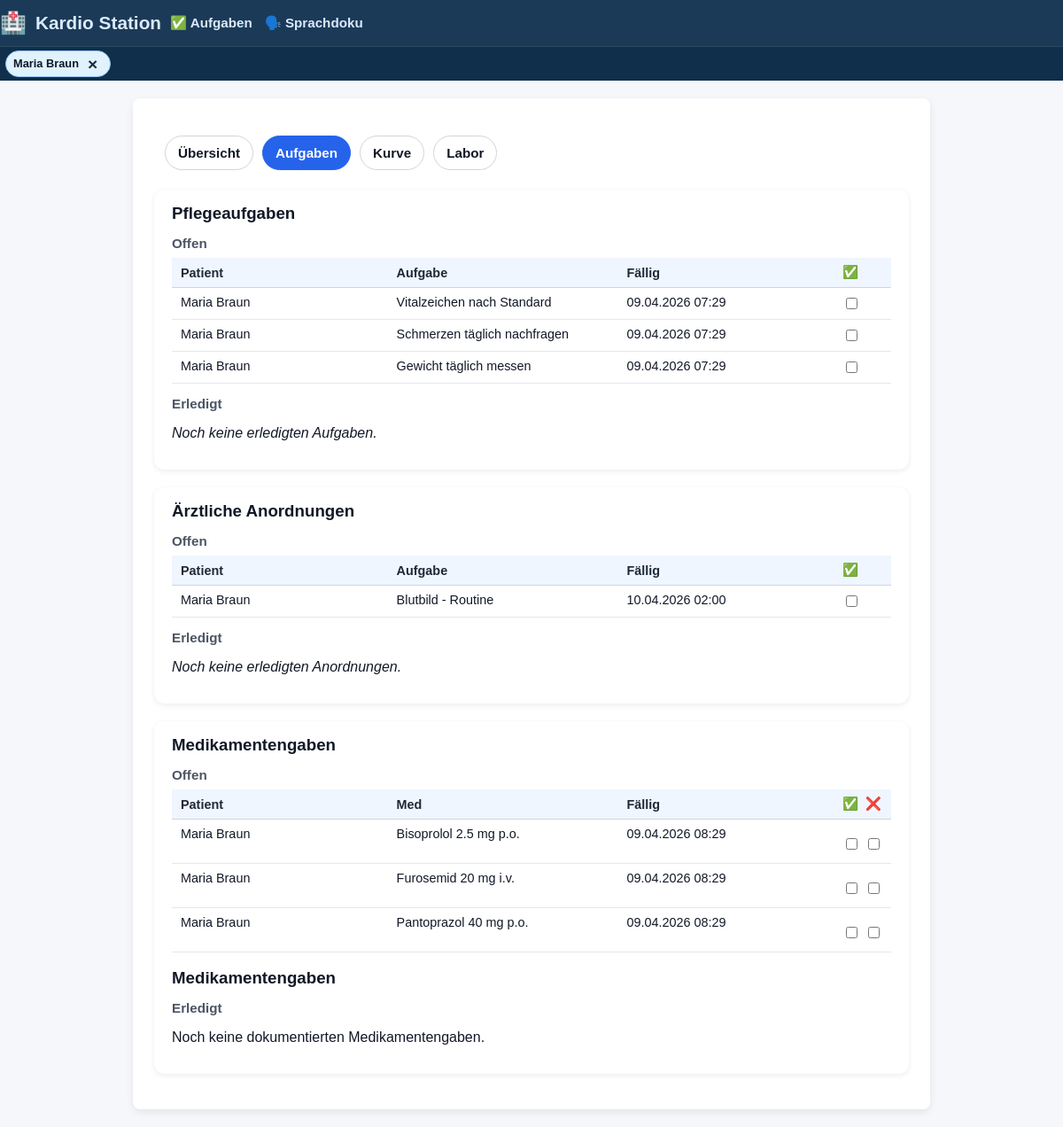
Page /tasks?patient_id=1 on the earlier database version.
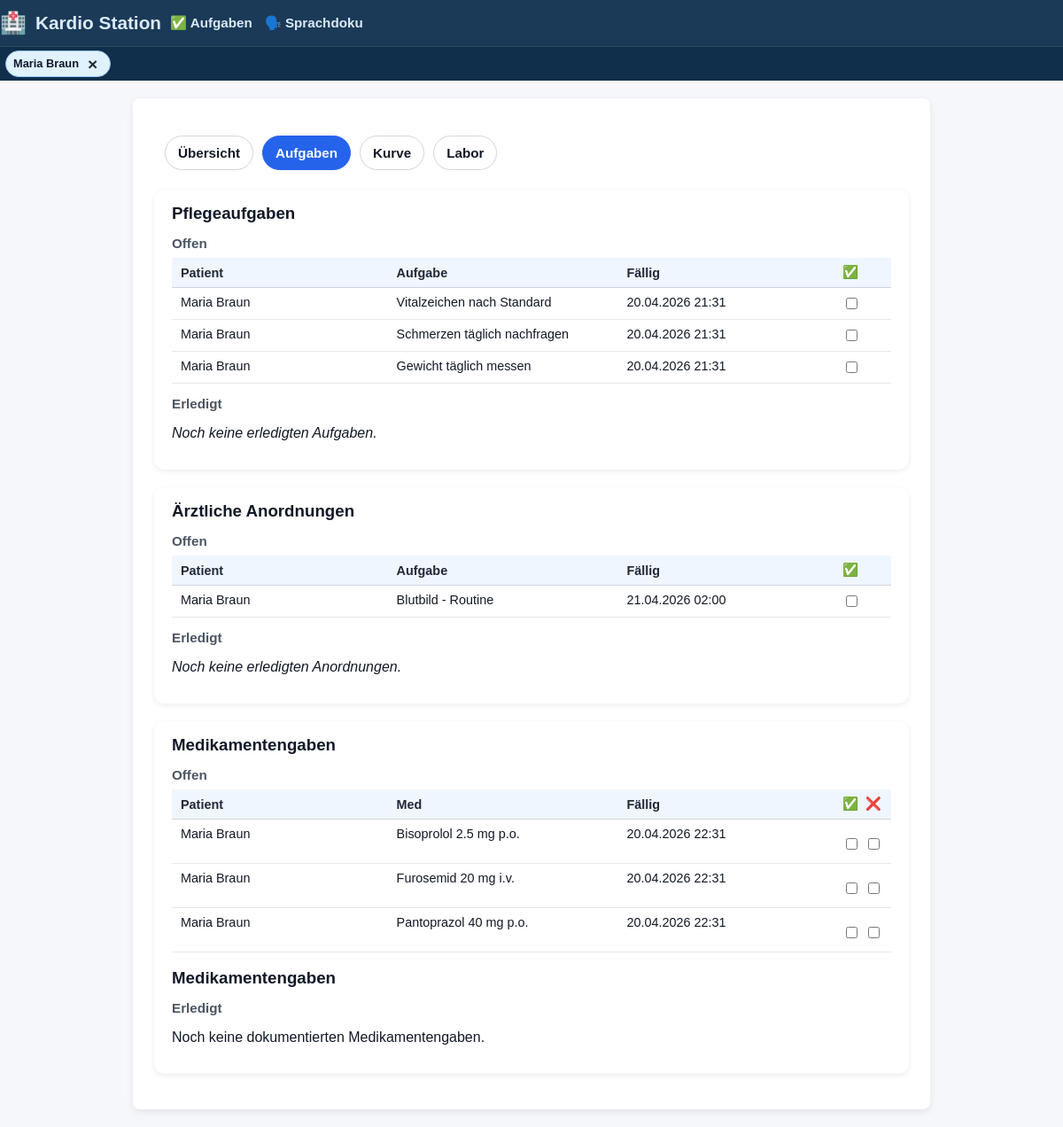
Same page on the later database version.
### tables this page shows
CREATE TABLE ai_tasks (
    id INTEGER PRIMARY KEY AUTOINCREMENT,
    patient_id INTEGER NOT NULL,
    description TEXT NOT NULL,
    due_time TEXT,
    completed INTEGER DEFAULT 0,
    FOREIGN KEY (patient_id) REFERENCES patients(id)
);

CREATE TABLE orders (
    id INTEGER PRIMARY KEY AUTOINCREMENT,
    patient_id INTEGER NOT NULL,
    description TEXT NOT NULL,
    due_date TEXT,
    due_time TEXT,
    status TEXT,
    ordered_by TEXT,
    type TEXT,
    completed INTEGER DEFAULT 0,
    FOREIGN KEY (patient_id) REFERENCES patients(id)
);

CREATE TABLE medications (
    id INTEGER PRIMARY KEY AUTOINCREMENT,
    patient_id INTEGER NOT NULL,
    name TEXT NOT NULL,
    dose TEXT,
    route TEXT,
    schedule TEXT,
    next_due TEXT,
    due_time TEXT,
    completed INTEGER DEFAULT 0,
    given INTEGER DEFAULT 0,
    not_given INTEGER DEFAULT 0,
    last_given_by TEXT,
    last_given_at TEXT,
    FOREIGN KEY (patient_id) REFERENCES patients(id)
);

CREATE TABLE patients (
    id INTEGER PRIMARY KEY AUTOINCREMENT,
    patient_identifier TEXT NOT NULL,
    name TEXT NOT NULL,
    gender TEXT,
    dob TEXT,
    room TEXT,
    diagnosis TEXT,
    bezugspflege_id INTEGER,
    allergies TEXT,
    code_status TEXT,
    admission_date TEXT,
    expected_discharge TEXT,
    primary_doctor TEXT,
    photo_filename TEXT,
    FOREIGN KEY (bezugspflege_id) REFERENCES nurses(id)
);

### app.py (the view, shortened to what this page needs)
@app.route("/tasks")
def tasks_view():
    patient_id = request.args.get("patient_id", type=int)
    conn = get_connection()
    cur = conn.cursor()
    if patient_id:
        cur.execute("""
            SELECT id, name, patient_identifier
            FROM patients
            WHERE id = ?;
        """, (patient_id,))
        patients = cur.fetchall()
        viewing_all_patients = False
        selected_patient = patients[0] if patients else None
    if patient_id:
        cur.execute("SELECT * FROM patients WHERE id = ?;", (patient_id,))
        patient = cur.fetchone()
    if patient_id:
        cur.execute("""
            SELECT
                t.id,
                t.patient_id,
                t.description,
                t.due_time,
                t.completed,
                p.name AS patient_name,
                p.patient_identifier AS patient_identifier
            FROM ai_tasks t
            JOIN patients p ON p.id = t.patient_id
            WHERE t.patient_id = ?
            ORDER BY datetime(t.due_time);
        """, (patient_id,))
    ai_tasks = cur.fetchall()
    ai_tasks_open = [t for t in ai_tasks if not t["completed"]]
    ai_tasks_done = [t for t in ai_tasks if t["completed"]]
    if patient_id:
        cur.execute("""
            SELECT o.*, p.name AS patient_name, p.patient_identifier
            FROM orders o
            JOIN patients p ON p.id = o.patient_id
            WHERE o.patient_id = ?
            ORDER BY o.due_date;
        """, (patient_id,))
    orders = cur.fetchall()
    orders_open = [o for o in orders if (o["status"] or "").lower() != "erledigt"]
    orders_done = [o for o in orders if (o["status"] or "").lower() == "erledigt"]
    try:
        cur.execute("ALTER TABLE medications ADD COLUMN given INTEGER DEFAULT 0;"
                    "ALTER TABLE medications ADD COLUMN not_given INTEGER DEFAULT 0;"
                    )
        conn.commit()
    except sqlite3.OperationalError:
        pass
    if patient_id:
        cur.execute("""
            SELECT m.*, p.name AS patient_name, p.patient_identifier
            FROM medications m
            JOIN patients p ON p.id = m.patient_id
            WHERE m.patient_id = ?
            ORDER BY m.next_due;
        """, (patient_id,))
    meds = cur.fetchall()
    meds_open = [m for m in meds if not (m["given"] or 0) and not (m["not_given"] or 0)]
    meds_done = [m for m in meds if (m["given"] or 0) or (m["not_given"] or 0)]
    cur.execute("""
        SELECT
            ma.given_at,
            n.name AS nurse_name,
            m.name AS med_name,
            m.dose
        FROM med_administrations ma
        JOIN medications m ON m.id = ma.med_id
        LEFT JOIN nurses n ON n.id = ma.nurse_id
        WHERE ma.patient_id = ?
        ORDER BY datetime(ma.given_at) DESC
        LIMIT 20;
    """, (patient_id or 0,))
    med_history = cur.fetchall()
    cur.execute("""
               SELECT alert, severity, created_at
               FROM ai_alerts
               WHERE patient_id = ?
               ORDER BY datetime(created_at) DESC, id DESC;
           """, (patient_id,))
    alerts = cur.fetchall()
    if selected_patient:
        add_patient_tab(selected_patient["id"], selected_patient["name"],
                        url_for("tasks_view", patient_id=selected_patient["id"]))
        set_active_patient(selected_patient["id"])
    current_nurse = get_current_nurse(conn)
    conn.close()
    conn.close()
    return render_template(
        "tasks.html",
        alerts=alerts,
        current_nurse=current_nurse,
        patients=patients,
        viewing_all_patients=viewing_all_patients,
        selected_patient=selected_patient,
        patient=patient,  # <-- add this
        active_tab="tasks",
        ai_tasks_open=ai_tasks_open,
        ai_tasks_done=ai_tasks_done,
        orders_open=orders_open,
        orders_done=orders_done,
        meds_open=meds_open,
        meds_done=meds_done,
        med_history=med_history
    )

### app.py (called while the page is built, shortened)
def get_connection():
    conn = sqlite3.connect(DB_PATH)
    conn.row_factory = sqlite3.Row
    return conn

def get_current_nurse(conn=None):
    nurse_id = session.get("current_nurse_id")
    if not nurse_id:
        return None

def add_patient_tab(patient_id: int, patient_name: str, url: str):
    tabs = session.get("patient_tabs", [])
    tabs = [t for t in tabs if t.get("patient_id") != patient_id]
    tabs.append({
        "patient_id": patient_id,
        "name": patient_name,
        "url": url,   # where to go back to (last place)
    })
    tabs = tabs[-5:]
    session["patient_tabs"] = tabs

def set_active_patient(patient_id: int):
    session["active_patient_id"] = patient_id

@app.template_filter("format_dt")
def format_dt(value):
    if not value:
        return "–"
    try:
        dt = datetime.fromisoformat(value)
        return dt.astimezone(LOCAL_TZ).strftime("%d.%m.%Y %H:%M")
    except:
        return value

### templates/tasks.html (shortened to what the changed rows need)
<!DOCTYPE html>
<html lang="de">
<head>
    <link rel="stylesheet" href="{{ url_for('static', filename='styles.css') }}">
</head>
<body>
{% extends "base.html" %}
{% block content %}
    <section class="section-card">
        {% if ai_tasks_open %}
            <div class="table-wrapper">
                <table class="data-table">
                    <thead>
                        <tr>
                            <th>Patient</th>
                            <th>Aufgabe</th>
                            <th>Fällig</th>
                            <th>✅</th>
                        </tr>
                    </thead>
                    <tbody>
                        {% for t in ai_tasks_open %}
                        <tr>
                            <td>{{ t.patient_name }}</td>
                            <td>{{ t.description }}</td>
                            <td>{{ t.due_time | format_dt or "Nächste Schicht" }}</td>
                            <td>
                                <form method="POST" action="{{ url_for('toggle_task', task_id=t.id, task_type='ai') }}">
                                    <input type="checkbox" name="done" onchange="this.form.submit()">
                                </form>
                            </td>
                        </tr>
                        {% endfor %}
                    </tbody>
                </table>
            </div>
        {% else %}
            <p><em>Keine offenen Aufgaben.</em></p>
        {% endif %}
    </section>
    <section class="section-card">
        {% if orders_open %}
            <div class="table-wrapper">
                <table class="data-table">
                    <thead>
                        <tr>
                            <th>Patient</th>
                            <th>Aufgabe</th>
                            <th>Fällig</th>
                            <th>✅</th>
                        </tr>
                    </thead>
                    <tbody>
                        {% for o in orders_open %}
                        <tr>
                            <td>{{ o["patient_name"] }}</td>
                            <td>{{ o["description"] }}</td>
                            <td>{{ o["due_date"]| format_dt or "—" }}</td>
                            <td>
                                <form method="POST" action="{{ url_for('toggle_task', task_id=o['id'], task_type='order') }}">
                                    <input type="checkbox" onchange="this.form.submit()">
                                </form>
                            </td>
                        </tr>
                        {% endfor %}
                    </tbody>
                </table>
            </div>
        {% else %}
            <p><em>Keine offenen Anordnungen.</em></p>
        {% endif %}
    </section>
<section class="section-card">
    {% if meds_open %}
    <div class="table-wrapper">
        <table class="data-table">
            <thead>
                <tr>
                    <th>Patient</th>
                    <th>Med</th>
                    <th>Fällig</th>
                    <th class="cell-center">✅</th>
                    <th class="cell-center">❌</th>
                </tr>
            </thead>
            <tbody>
                {% for m in meds_open %}
                <tr>
                    <td>{{ m["patient_name"] }}</td>
                    <td>{{ m["name"] }} {{ m["dose"] }} {{ m["route"] }}</td>
                    <td>{{ m["next_due"]| format_dt or "—" }}</td>
                    <td class="cell-center">
                <form method="POST"
                      action="{{ url_for('toggle_task', task_id=m['id'], task_type='med') }}">
                    <label class="med-toggle-label">
                        <input type="checkbox" onchange="this.form.submit()">
                    </label>
                </form>
                        </td>
                <td class="cell-center">
                <form method="POST"
                      action="{{ url_for('toggle_task', task_id=m['id'], task_type='med') }}">
                    <label class="med-toggle-label">
                        <input type="checkbox" onchange="this.form.submit()">
                        </label>
                    </form>
            </td>
                        </tr>
                        {% endfor %}
                    </tbody>
                </table>
    </div>
        {% else %}
            <p>Keine offenen Medikamentengaben.</p>
        {% endif %}
    <br>
{% endblock %}

Differences in the rows shown:
changed ai_tasks "Vitalzeichen nach Standard": due_time "09.04.2026 07:29" → "20.04.2026 21:31"
changed ai_tasks "Schmerzen täglich nachfragen": due_time "09.04.2026 07:29" → "20.04.2026 21:31"
changed ai_tasks "Gewicht täglich messen": due_time "09.04.2026 07:29" → "20.04.2026 21:31"
changed orders "Blutbild - Routine": due_date "10.04.2026 02:00" → "21.04.2026 02:00"
changed medications "Bisoprolol": next_due "09.04.2026 08:29" → "20.04.2026 22:31"
changed medications "Furosemid": next_due "09.04.2026 08:29" → "20.04.2026 22:31"
changed medications "Pantoprazol": next_due "09.04.2026 08:29" → "20.04.2026 22:31"
